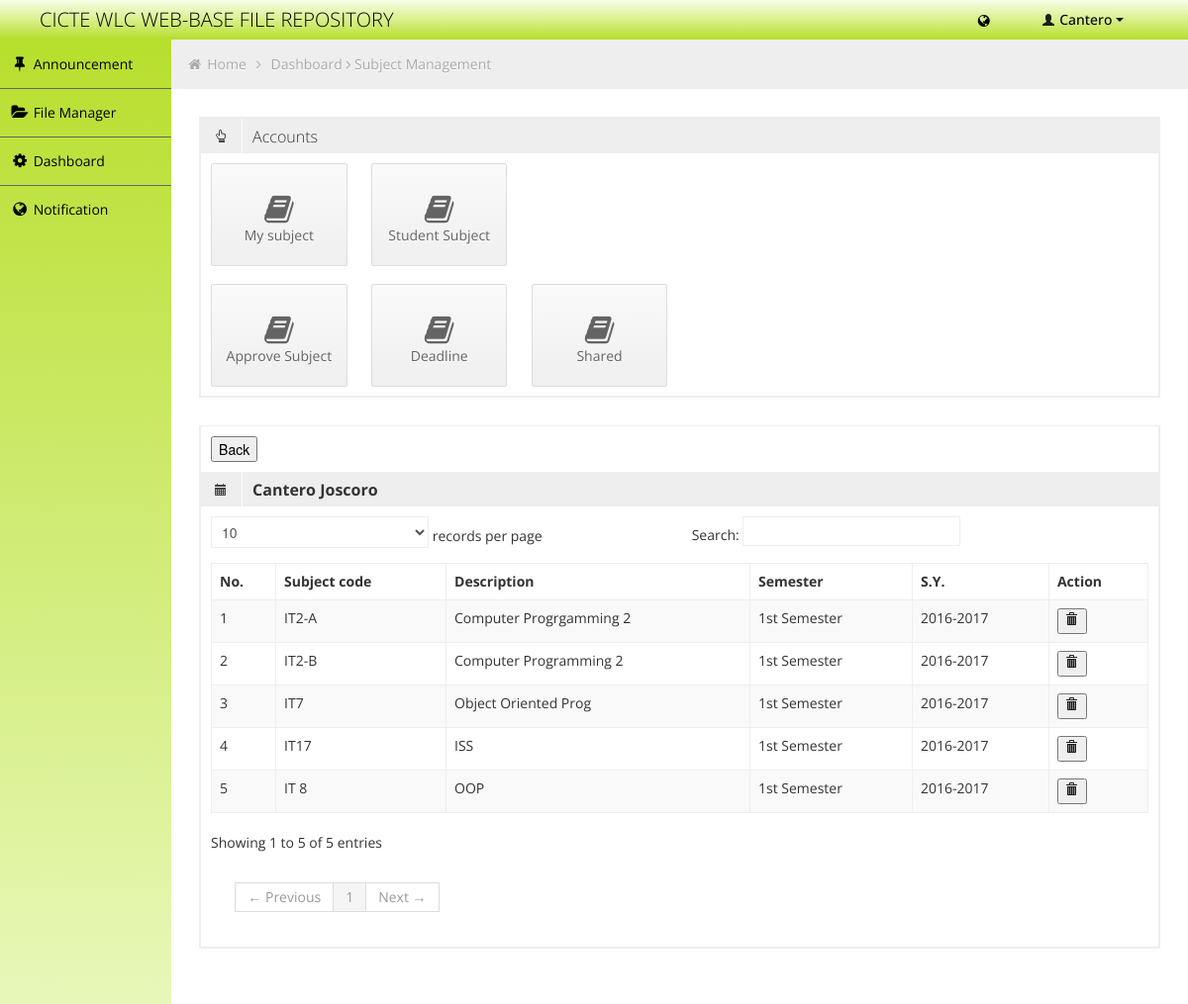
The app's page /subjectmanagement.php?subject=persubjstaff&&user_id=6 (signed in) with its own data.
### tables this page shows
CREATE TABLE `fr_staff` (
  `id` int(11) NOT NULL auto_increment,
  `user_id` int(11) NOT NULL,
  `FirstN` varchar(50) NOT NULL,
  `LastN` varchar(50) NOT NULL,
  `midN` varchar(50) NOT NULL,
  PRIMARY KEY  (`id`)
);

CREATE TABLE `fr_ins_subject` (
  `id` int(11) NOT NULL auto_increment,
  `user_id` int(11) NOT NULL,
  `Subject` varchar(50) NOT NULL,
  `SubPath` varchar(1000) NOT NULL,
  `Date_Created` date NOT NULL,
  `Time_Created` time NOT NULL,
  PRIMARY KEY  (`id`)
);

CREATE TABLE `fr_subject` (
  `subID` int(11) NOT NULL auto_increment,
  `SubCode` varchar(250) NOT NULL,
  `Description` varchar(500) NOT NULL,
  `status` enum('ASSIGNED','NOT ASSIGNED') NOT NULL default 'NOT ASSIGNED',
  `SemID` int(11) NOT NULL,
  PRIMARY KEY  (`subID`),
  UNIQUE KEY `SubCode` (`SubCode`)
);

CREATE TABLE `fr_semester` (
  `SemID` int(11) NOT NULL auto_increment,
  `Semester` varchar(100) NOT NULL,
  `SYID` int(11) NOT NULL,
  `sem_status` enum('Active','Inactive') NOT NULL default 'Inactive',
  PRIMARY KEY  (`SemID`)
);

CREATE TABLE `fr_sy` (
  `SYID` int(11) NOT NULL auto_increment,
  `SYstart` int(11) NOT NULL,
  `SYend` int(11) NOT NULL,
  PRIMARY KEY  (`SYID`)
);

### subjectmanagement/persubjectstaff.php (the view)
<div class="box-content">
	<a href="subjectmanagement.php?subject=faculty"><button>Back</button></a>
</div>
<div class="box-header" data-original-title>
	<?php
		$result = mysql_query("SELECT * FROM fr_staff WHERE user_id = '".$_GET['user_id']."'");
		$row = mysql_fetch_array($result);
	?>
	<h2><i class="halflings-icon calendar"></i><span class="break"></span><b><?php echo $row['FirstN']." ".$row['LastN']; ?></b></h2>
</div>
<div class="box-content">
	<table class="table table-striped table-bordered bootstrap-datatable datatable">
	  <thead>
		  <tr>
		  	<th>No. </th>
		  	<th>Subject code</th>
			<th>Description</th>
			<th>Semester</th>
			<th>S.Y.</th>
			<th>Action</th>
		  </tr>
	  </thead>
	  <tbody>
	  	<?php
	  		$result = mysql_query("SELECT isub.id,isub.Subject,sub.Description,sy.*,sem.* FROM fr_ins_subject as isub,fr_subject as sub , fr_semester as sem , fr_sy as sy WHERE sem.SYID = sy.SYID AND  sem.SemID = sub.SemID AND sub.SubCode = isub.Subject AND sem.sem_status = 'Active' AND isub.user_id = '".$_GET['user_id']."'") or die("Error:".mysql_error());
		 	if(mysql_num_rows($result) > 0)
		 	{
		 		while ($row = mysql_fetch_array($result))
		 		{
		 		$C++;
		 ?>
		 		<tr>
		 			<td><?php echo $C; ?></td>
	              	<td><?php echo $row['Subject']; ?></td>
	              	<td><?php echo $row['Description']; ?></td>
	              	<td><?php echo $row['Semester']; ?></td>
	              	<td><?php echo $row['SYstart'].'-'.$row['SYend']; ?></td>
					<td><a onclick="return confirm('Are you sure you want to delete?');" href="php/delete.php?delete=faculty&&id=<?php echo $row['id']; ?>&&subcode=<?php echo $row['Subject']; ?>"><button><i class="halflings-icon trash"></i></button></a></td>
				</tr>
		<?php
				}
			}
		?>
	  </tbody>
  </table>
</div>

### php/header.php (shortened to what this page needs)
<?php
		if($_SESSION['UserLvl'] == 1)
		{
			$result1 = mysql_query("SELECT * FROM fr_stud WHERE user_id = '".$_SESSION['user_id']."'");
			$row1 = mysql_fetch_array($result1);
			$name = $row1['FName'];
			$lname = $row1['LName'];
		}
		else  if($_SESSION['UserLvl'] >= 3)
		{
			$result1 = mysql_query("SELECT * FROM fr_staff WHERE user_id = '".$_SESSION['user_id']."'");
			$row1 = mysql_fetch_array($result1);
			$name = $row1['FirstN'];
		}
?>
<div class="navbar">
	<div class="navbar-inner">
		<div class="container-fluid">
			<a class="brand" href=""><span>CICTE WLC WEB-BASE FILE REPOSITORY</span></a>
			<div class="nav-no-collapse header-nav">
				<ul class="nav pull-right">
					<li class="dropdown hidden-phone">
								<a class="btn dropdown-toggle" data-toggle="dropdown" href="#">
										<i class="icon-globe"></i>
								</a>
					</li>
					<li class="dropdown">
						<a class="btn dropdown-toggle" data-toggle="dropdown" href="#">
							<i class="halflings-icon white user"></i> <?php echo $name; ?>
							<span class="caret"></span>
						</a>
					</li>
				</ul>
			</div>
		</div>
	</div>
</div>

### css/halflings.css (style rules this page uses)
html, html .halflings { -webkit-font-smoothing: antialiased !important; }
.halflings-icon { display: inline-block; width: 14px; height: 14px; line-height: 14px; vertical-align: text-top; background-image: url(../img/glyphicons_halflings.svg); background-position: 0 0; background-repeat: no-repeat; vertical-align: top; *display: inline; *zoom: 1; *margin-right: .3em; }
.halflings-icon.user { background-position: -168px 0; }
.halflings-icon.trash { background-position: -456px 0; }
.halflings-icon.calendar { background-position: -192px -120px; }

### records on screen
fr_staff: FirstN "Cantero", LastN "Joscoro"
fr_ins_subject: Subject "IT2-A", fr_subject.Description "Computer Progrgamming 2", fr_semester.Semester "1st Semester", fr_sy.SYstart "2016", fr_sy.SYend "2017"
fr_ins_subject: Subject "IT2-B", fr_subject.Description "Computer Programming 2", fr_semester.Semester "1st Semester", fr_sy.SYstart "2016", fr_sy.SYend "2017"
fr_ins_subject: Subject "IT7", fr_subject.Description "Object Oriented Prog", fr_semester.Semester "1st Semester", fr_sy.SYstart "2016", fr_sy.SYend "2017"
fr_ins_subject: Subject "IT17", fr_subject.Description "ISS", fr_semester.Semester "1st Semester", fr_sy.SYstart "2016", fr_sy.SYend "2017"
fr_ins_subject: Subject "IT 8", fr_subject.Description "OOP", fr_semester.Semester "1st Semester", fr_sy.SYstart "2016", fr_sy.SYend "2017"
